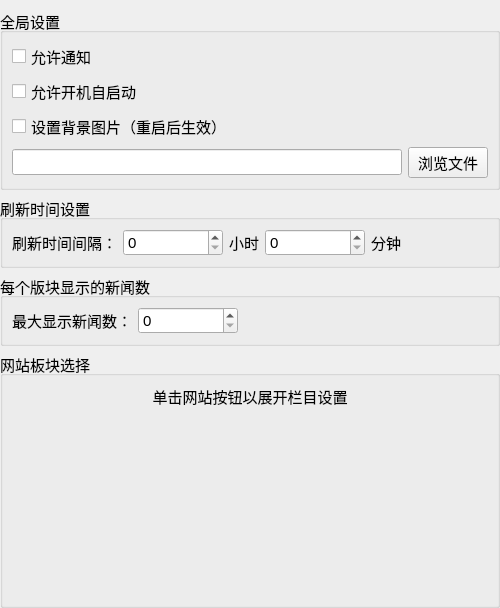
<?xml version="1.0" encoding="UTF-8"?>
<ui version="4.0">
 <class>SettingForm</class>
 <widget class="QWidget" name="SettingForm">
  <property name="geometry">
   <rect>
    <x>0</x>
    <y>0</y>
    <width>500</width>
    <height>608</height>
   </rect>
  </property>
  <property name="maximumSize">
   <size>
    <width>500</width>
    <height>16777215</height>
   </size>
  </property>
  <property name="font">
   <font>
    <pointsize>11</pointsize>
   </font>
  </property>
  <property name="windowTitle">
   <string/>
  </property>
  <layout class="QVBoxLayout" name="windowLayout">
   <property name="leftMargin">
    <number>0</number>
   </property>
   <property name="topMargin">
    <number>9</number>
   </property>
   <property name="rightMargin">
    <number>0</number>
   </property>
   <property name="bottomMargin">
    <number>0</number>
   </property>
   <item>
    <widget class="QGroupBox" name="NoticeSetting">
     <property name="minimumSize">
      <size>
       <width>0</width>
       <height>60</height>
      </size>
     </property>
     <property name="title">
      <string>全局设置</string>
     </property>
     <property name="flat">
      <bool>false</bool>
     </property>
     <layout class="QVBoxLayout" name="verticalLayout">
      <item>
       <widget class="QCheckBox" name="noticeCheckBox">
        <property name="sizePolicy">
         <sizepolicy hsizetype="Expanding" vsizetype="Fixed">
          <horstretch>0</horstretch>
          <verstretch>0</verstretch>
         </sizepolicy>
        </property>
        <property name="text">
         <string>允许通知</string>
        </property>
        <property name="tristate">
         <bool>false</bool>
        </property>
       </widget>
      </item>
      <item>
       <widget class="QCheckBox" name="autoStartCheckBox">
        <property name="text">
         <string>允许开机自启动</string>
        </property>
       </widget>
      </item>
      <item>
       <widget class="QCheckBox" name="pictureBackground">
        <property name="text">
         <string>设置背景图片（重启后生效）</string>
        </property>
       </widget>
      </item>
      <item>
       <layout class="QHBoxLayout" name="horizontalLayout_2">
        <item>
         <widget class="QLineEdit" name="pictureAddress"/>
        </item>
        <item>
         <widget class="QPushButton" name="browse_Btn">
          <property name="text">
           <string>浏览文件</string>
          </property>
         </widget>
        </item>
       </layout>
      </item>
     </layout>
    </widget>
   </item>
   <item>
    <widget class="QGroupBox" name="RefreshSetting">
     <property name="minimumSize">
      <size>
       <width>0</width>
       <height>60</height>
      </size>
     </property>
     <property name="title">
      <string>刷新时间设置</string>
     </property>
     <property name="flat">
      <bool>false</bool>
     </property>
     <layout class="QHBoxLayout" name="refreshLayout">
      <item>
       <widget class="QLabel" name="refreshLabel1">
        <property name="text">
         <string>刷新时间间隔：</string>
        </property>
       </widget>
      </item>
      <item>
       <widget class="QSpinBox" name="HourSpin">
        <property name="minimumSize">
         <size>
          <width>100</width>
          <height>0</height>
         </size>
        </property>
       </widget>
      </item>
      <item>
       <widget class="QLabel" name="refreshLabel2">
        <property name="text">
         <string>小时</string>
        </property>
       </widget>
      </item>
      <item>
       <widget class="QSpinBox" name="MinuteSpin">
        <property name="minimumSize">
         <size>
          <width>100</width>
          <height>0</height>
         </size>
        </property>
       </widget>
      </item>
      <item>
       <widget class="QLabel" name="refreshLabel3">
        <property name="text">
         <string>分钟</string>
        </property>
       </widget>
      </item>
      <item>
       <spacer name="refreshSpacer">
        <property name="orientation">
         <enum>Qt::Horizontal</enum>
        </property>
        <property name="sizeHint" stdset="0">
         <size>
          <width>40</width>
          <height>20</height>
         </size>
        </property>
       </spacer>
      </item>
     </layout>
    </widget>
   </item>
   <item>
    <widget class="QGroupBox" name="newsNum">
     <property name="minimumSize">
      <size>
       <width>0</width>
       <height>60</height>
      </size>
     </property>
     <property name="title">
      <string>每个版块显示的新闻数</string>
     </property>
     <layout class="QHBoxLayout" name="newsLayout">
      <item>
       <widget class="QLabel" name="newsLabel">
        <property name="text">
         <string>最大显示新闻数：</string>
        </property>
       </widget>
      </item>
      <item>
       <widget class="QSpinBox" name="maxNewsNum">
        <property name="minimumSize">
         <size>
          <width>100</width>
          <height>0</height>
         </size>
        </property>
       </widget>
      </item>
      <item>
       <spacer name="newsSpacer">
        <property name="orientation">
         <enum>Qt::Horizontal</enum>
        </property>
        <property name="sizeHint" stdset="0">
         <size>
          <width>40</width>
          <height>20</height>
         </size>
        </property>
       </spacer>
      </item>
     </layout>
    </widget>
   </item>
   <item>
    <widget class="QGroupBox" name="WebSetting">
     <property name="sizePolicy">
      <sizepolicy hsizetype="Preferred" vsizetype="Preferred">
       <horstretch>0</horstretch>
       <verstretch>0</verstretch>
      </sizepolicy>
     </property>
     <property name="title">
      <string>网站板块选择</string>
     </property>
     <property name="flat">
      <bool>false</bool>
     </property>
     <layout class="QVBoxLayout" name="webSettingLayout">
      <property name="spacing">
       <number>0</number>
      </property>
      <property name="leftMargin">
       <number>0</number>
      </property>
      <property name="topMargin">
       <number>0</number>
      </property>
      <property name="rightMargin">
       <number>0</number>
      </property>
      <property name="bottomMargin">
       <number>0</number>
      </property>
      <item>
       <widget class="QLabel" name="tipLabel">
        <property name="minimumSize">
         <size>
          <width>0</width>
          <height>40</height>
         </size>
        </property>
        <property name="styleSheet">
         <string notr="true"/>
        </property>
        <property name="text">
         <string>单击网站按钮以展开栏目设置</string>
        </property>
        <property name="alignment">
         <set>Qt::AlignCenter</set>
        </property>
       </widget>
      </item>
      <item>
       <spacer name="verticalSpacer">
        <property name="orientation">
         <enum>Qt::Vertical</enum>
        </property>
        <property name="sizeHint" stdset="0">
         <size>
          <width>20</width>
          <height>40</height>
         </size>
        </property>
       </spacer>
      </item>
     </layout>
    </widget>
   </item>
  </layout>
 </widget>
 <resources/>
 <connections/>
</ui>
